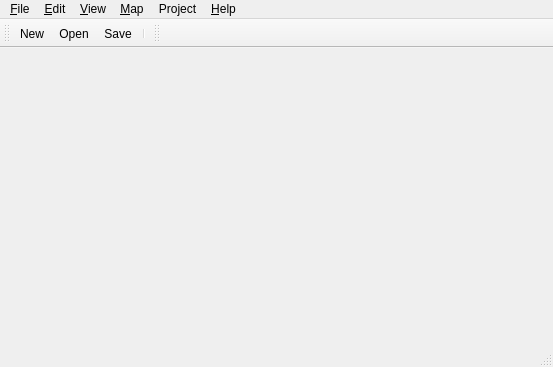
<?xml version="1.0" encoding="UTF-8"?>
<ui version="4.0">
 <class>MainWindow</class>
 <widget class="QMainWindow" name="MainWindow">
  <property name="geometry">
   <rect>
    <x>0</x>
    <y>0</y>
    <width>553</width>
    <height>367</height>
   </rect>
  </property>
  <property name="acceptDrops">
   <bool>true</bool>
  </property>
  <property name="unifiedTitleAndToolBarOnMac">
   <bool>true</bool>
  </property>
  <widget class="QWidget" name="centralWidget">
   <layout class="QVBoxLayout" name="verticalLayout">
    <property name="leftMargin">
     <number>0</number>
    </property>
    <property name="topMargin">
     <number>0</number>
    </property>
    <property name="rightMargin">
     <number>0</number>
    </property>
    <property name="bottomMargin">
     <number>0</number>
    </property>
   </layout>
  </widget>
  <widget class="QMenuBar" name="menuBar">
   <property name="geometry">
    <rect>
     <x>0</x>
     <y>0</y>
     <width>553</width>
     <height>23</height>
    </rect>
   </property>
   <widget class="QMenu" name="menuFile">
    <property name="title">
     <string>&amp;File</string>
    </property>
    <widget class="QMenu" name="menuRecentFiles">
     <property name="title">
      <string>&amp;Recent Files</string>
     </property>
     <property name="icon">
      <iconset resource="tiled.qrc">
       <normaloff>:/images/16x16/document-open-recent.png</normaloff>:/images/16x16/document-open-recent.png</iconset>
     </property>
     <addaction name="actionClearRecentFiles"/>
    </widget>
    <addaction name="actionNew"/>
    <addaction name="actionOpen"/>
    <addaction name="menuRecentFiles"/>
    <addaction name="separator"/>
    <addaction name="actionSave"/>
    <addaction name="actionSaveAs"/>
    <addaction name="actionSaveAll"/>
    <addaction name="actionExport"/>
    <addaction name="actionExportAs"/>
    <addaction name="actionExportAsImage"/>
    <addaction name="actionReload"/>
    <addaction name="separator"/>
    <addaction name="actionClose"/>
    <addaction name="actionCloseAll"/>
    <addaction name="actionQuit"/>
   </widget>
   <widget class="QMenu" name="menuEdit">
    <property name="title">
     <string>&amp;Edit</string>
    </property>
    <addaction name="actionCut"/>
    <addaction name="actionCopy"/>
    <addaction name="actionPaste"/>
    <addaction name="actionDelete"/>
    <addaction name="separator"/>
    <addaction name="actionPreferences"/>
   </widget>
   <widget class="QMenu" name="menuHelp">
    <property name="title">
     <string>&amp;Help</string>
    </property>
    <addaction name="actionBecomePatron"/>
    <addaction name="actionAbout"/>
   </widget>
   <widget class="QMenu" name="menuMap">
    <property name="title">
     <string>&amp;Map</string>
    </property>
    <addaction name="actionNewTileset"/>
    <addaction name="actionAddExternalTileset"/>
    <addaction name="separator"/>
    <addaction name="actionResizeMap"/>
    <addaction name="actionOffsetMap"/>
    <addaction name="separator"/>
    <addaction name="actionMapProperties"/>
    <addaction name="actionAutoMap"/>
   </widget>
   <widget class="QMenu" name="menuView">
    <property name="title">
     <string>&amp;View</string>
    </property>
    <addaction name="actionShowGrid"/>
    <addaction name="actionShowTileObjectOutlines"/>
    <addaction name="actionShowTileAnimations"/>
    <addaction name="actionHighlightCurrentLayer"/>
    <addaction name="separator"/>
    <addaction name="actionSnapToGrid"/>
    <addaction name="actionSnapToFineGrid"/>
    <addaction name="separator"/>
    <addaction name="actionZoomIn"/>
    <addaction name="actionZoomOut"/>
    <addaction name="actionZoomNormal"/>
   </widget>
   <widget class="QMenu" name="menuProject">
    <property name="title">
     <string>Project</string>
    </property>
    <widget class="QMenu" name="menuRecentProjects">
     <property name="title">
      <string>Recent Projects</string>
     </property>
     <property name="icon">
      <iconset resource="tiled.qrc">
       <normaloff>:/images/16x16/document-open-recent.png</normaloff>:/images/16x16/document-open-recent.png</iconset>
     </property>
     <addaction name="actionClearRecentProjects"/>
    </widget>
    <addaction name="actionOpenProject"/>
    <addaction name="menuRecentProjects"/>
    <addaction name="separator"/>
    <addaction name="actionCloseProject"/>
   </widget>
   <addaction name="menuFile"/>
   <addaction name="menuEdit"/>
   <addaction name="menuView"/>
   <addaction name="menuMap"/>
   <addaction name="menuProject"/>
   <addaction name="menuHelp"/>
  </widget>
  <widget class="QToolBar" name="mainToolBar">
   <property name="windowTitle">
    <string>Main Toolbar</string>
   </property>
   <attribute name="toolBarArea">
    <enum>TopToolBarArea</enum>
   </attribute>
   <attribute name="toolBarBreak">
    <bool>false</bool>
   </attribute>
   <addaction name="actionNew"/>
   <addaction name="actionOpen"/>
   <addaction name="actionSave"/>
   <addaction name="separator"/>
  </widget>
  <widget class="QStatusBar" name="statusBar"/>
  <widget class="QToolBar" name="toolsToolBar">
   <property name="windowTitle">
    <string>Tools</string>
   </property>
   <attribute name="toolBarArea">
    <enum>TopToolBarArea</enum>
   </attribute>
   <attribute name="toolBarBreak">
    <bool>false</bool>
   </attribute>
  </widget>
  <action name="actionOpen">
   <property name="icon">
    <iconset resource="tiled.qrc">
     <normaloff>:/images/16x16/document-open.png</normaloff>:/images/16x16/document-open.png</iconset>
   </property>
   <property name="text">
    <string>&amp;Open...</string>
   </property>
  </action>
  <action name="actionSave">
   <property name="icon">
    <iconset resource="tiled.qrc">
     <normaloff>:/images/16x16/document-save.png</normaloff>:/images/16x16/document-save.png</iconset>
   </property>
   <property name="text">
    <string>&amp;Save</string>
   </property>
  </action>
  <action name="actionQuit">
   <property name="icon">
    <iconset resource="tiled.qrc">
     <normaloff>:/images/16x16/application-exit.png</normaloff>:/images/16x16/application-exit.png</iconset>
   </property>
   <property name="text">
    <string>&amp;Quit</string>
   </property>
   <property name="menuRole">
    <enum>QAction::QuitRole</enum>
   </property>
  </action>
  <action name="actionCopy">
   <property name="enabled">
    <bool>false</bool>
   </property>
   <property name="icon">
    <iconset resource="tiled.qrc">
     <normaloff>:/images/16x16/edit-copy.png</normaloff>:/images/16x16/edit-copy.png</iconset>
   </property>
   <property name="text">
    <string>&amp;Copy</string>
   </property>
  </action>
  <action name="actionPaste">
   <property name="enabled">
    <bool>false</bool>
   </property>
   <property name="icon">
    <iconset resource="tiled.qrc">
     <normaloff>:/images/16x16/edit-paste.png</normaloff>:/images/16x16/edit-paste.png</iconset>
   </property>
   <property name="text">
    <string>&amp;Paste</string>
   </property>
  </action>
  <action name="actionAbout">
   <property name="icon">
    <iconset resource="tiled.qrc">
     <normaloff>:/images/16x16/help-about.png</normaloff>:/images/16x16/help-about.png</iconset>
   </property>
   <property name="text">
    <string>&amp;About Tiled</string>
   </property>
   <property name="menuRole">
    <enum>QAction::AboutRole</enum>
   </property>
  </action>
  <action name="actionAboutQt">
   <property name="text">
    <string>About Qt</string>
   </property>
   <property name="menuRole">
    <enum>QAction::AboutQtRole</enum>
   </property>
  </action>
  <action name="actionResizeMap">
   <property name="icon">
    <iconset resource="tiled.qrc">
     <normaloff>:/images/16x16/document-page-setup.png</normaloff>:/images/16x16/document-page-setup.png</iconset>
   </property>
   <property name="text">
    <string>&amp;Resize Map...</string>
   </property>
  </action>
  <action name="actionMapProperties">
   <property name="icon">
    <iconset resource="tiled.qrc">
     <normaloff>:/images/16x16/document-properties.png</normaloff>:/images/16x16/document-properties.png</iconset>
   </property>
   <property name="text">
    <string>Map &amp;Properties</string>
   </property>
  </action>
  <action name="actionAutoMap">
   <property name="text">
    <string>AutoMap</string>
   </property>
   <property name="shortcut">
    <string>A</string>
   </property>
  </action>
  <action name="actionShowGrid">
   <property name="checkable">
    <bool>true</bool>
   </property>
   <property name="text">
    <string>Show &amp;Grid</string>
   </property>
   <property name="shortcut">
    <string>Ctrl+G</string>
   </property>
  </action>
  <action name="actionSaveAs">
   <property name="icon">
    <iconset resource="tiled.qrc">
     <normaloff>:/images/16x16/document-save-as.png</normaloff>:/images/16x16/document-save-as.png</iconset>
   </property>
   <property name="text">
    <string>Save &amp;As...</string>
   </property>
  </action>
  <action name="actionNew">
   <property name="icon">
    <iconset resource="tiled.qrc">
     <normaloff>:/images/16x16/document-new.png</normaloff>:/images/16x16/document-new.png</iconset>
   </property>
   <property name="text">
    <string>&amp;New...</string>
   </property>
  </action>
  <action name="actionNewTileset">
   <property name="icon">
    <iconset resource="tiled.qrc">
     <normaloff>:/images/16x16/document-new.png</normaloff>:/images/16x16/document-new.png</iconset>
   </property>
   <property name="text">
    <string>New &amp;Tileset...</string>
   </property>
  </action>
  <action name="actionClose">
   <property name="icon">
    <iconset resource="tiled.qrc">
     <normaloff>:/images/16x16/window-close.png</normaloff>:/images/16x16/window-close.png</iconset>
   </property>
   <property name="text">
    <string>&amp;Close</string>
   </property>
  </action>
  <action name="actionZoomIn">
   <property name="icon">
    <iconset resource="tiled.qrc">
     <normaloff>:/images/16x16/zoom-in.png</normaloff>:/images/16x16/zoom-in.png</iconset>
   </property>
   <property name="text">
    <string>Zoom In</string>
   </property>
  </action>
  <action name="actionZoomOut">
   <property name="icon">
    <iconset resource="tiled.qrc">
     <normaloff>:/images/16x16/zoom-out.png</normaloff>:/images/16x16/zoom-out.png</iconset>
   </property>
   <property name="text">
    <string>Zoom Out</string>
   </property>
  </action>
  <action name="actionZoomNormal">
   <property name="enabled">
    <bool>false</bool>
   </property>
   <property name="icon">
    <iconset resource="tiled.qrc">
     <normaloff>:/images/16x16/zoom-original.png</normaloff>:/images/16x16/zoom-original.png</iconset>
   </property>
   <property name="text">
    <string>Normal Size</string>
   </property>
   <property name="shortcut">
    <string>Ctrl+0</string>
   </property>
  </action>
  <action name="actionExportAsImage">
   <property name="text">
    <string>Export As &amp;Image...</string>
   </property>
  </action>
  <action name="actionCut">
   <property name="enabled">
    <bool>false</bool>
   </property>
   <property name="icon">
    <iconset resource="tiled.qrc">
     <normaloff>:/images/16x16/edit-cut.png</normaloff>:/images/16x16/edit-cut.png</iconset>
   </property>
   <property name="text">
    <string>Cu&amp;t</string>
   </property>
  </action>
  <action name="actionOffsetMap">
   <property name="text">
    <string>&amp;Offset Map...</string>
   </property>
   <property name="toolTip">
    <string>Offsets everything in a layer</string>
   </property>
  </action>
  <action name="actionPreferences">
   <property name="text">
    <string>Pre&amp;ferences...</string>
   </property>
   <property name="menuRole">
    <enum>QAction::PreferencesRole</enum>
   </property>
  </action>
  <action name="actionClearRecentFiles">
   <property name="icon">
    <iconset resource="tiled.qrc">
     <normaloff>:/images/16x16/edit-clear.png</normaloff>:/images/16x16/edit-clear.png</iconset>
   </property>
   <property name="text">
    <string>Clear Recent Files</string>
   </property>
  </action>
  <action name="actionExportAs">
   <property name="text">
    <string>E&amp;xport As...</string>
   </property>
   <property name="shortcut">
    <string>Ctrl+Shift+E</string>
   </property>
  </action>
  <action name="actionAddExternalTileset">
   <property name="text">
    <string>&amp;Add External Tileset...</string>
   </property>
  </action>
  <action name="actionSnapToGrid">
   <property name="checkable">
    <bool>true</bool>
   </property>
   <property name="text">
    <string>&amp;Snap to Grid</string>
   </property>
  </action>
  <action name="actionCloseAll">
   <property name="text">
    <string>C&amp;lose All</string>
   </property>
   <property name="shortcut">
    <string>Ctrl+Shift+W</string>
   </property>
  </action>
  <action name="actionDelete">
   <property name="enabled">
    <bool>false</bool>
   </property>
   <property name="icon">
    <iconset resource="tiled.qrc">
     <normaloff>:/images/16x16/edit-delete.png</normaloff>:/images/16x16/edit-delete.png</iconset>
   </property>
   <property name="text">
    <string>&amp;Delete</string>
   </property>
   <property name="iconText">
    <string>Delete</string>
   </property>
  </action>
  <action name="actionHighlightCurrentLayer">
   <property name="checkable">
    <bool>true</bool>
   </property>
   <property name="text">
    <string>&amp;Highlight Current Layer</string>
   </property>
   <property name="shortcut">
    <string>H</string>
   </property>
  </action>
  <action name="actionShowTileObjectOutlines">
   <property name="checkable">
    <bool>true</bool>
   </property>
   <property name="text">
    <string>Show Tile Object &amp;Outlines</string>
   </property>
  </action>
  <action name="actionSnapToFineGrid">
   <property name="checkable">
    <bool>true</bool>
   </property>
   <property name="text">
    <string>Snap to &amp;Fine Grid</string>
   </property>
  </action>
  <action name="actionShowTileAnimations">
   <property name="checkable">
    <bool>true</bool>
   </property>
   <property name="text">
    <string>Show Tile Animations</string>
   </property>
  </action>
  <action name="actionReload">
   <property name="text">
    <string>Reload</string>
   </property>
   <property name="shortcut">
    <string>Ctrl+R</string>
   </property>
  </action>
  <action name="actionExport">
   <property name="text">
    <string>&amp;Export</string>
   </property>
   <property name="shortcut">
    <string>Ctrl+E</string>
   </property>
  </action>
  <action name="actionBecomePatron">
   <property name="text">
    <string>Become a Patron</string>
   </property>
  </action>
  <action name="actionSaveAll">
   <property name="text">
    <string>Save All</string>
   </property>
  </action>
  <action name="actionOpenProject">
   <property name="icon">
    <iconset resource="tiled.qrc">
     <normaloff>:/images/16x16/document-open.png</normaloff>:/images/16x16/document-open.png</iconset>
   </property>
   <property name="text">
    <string>Open Project...</string>
   </property>
  </action>
  <action name="actionClearRecentProjects">
   <property name="text">
    <string>Clear Recent Projects</string>
   </property>
  </action>
  <action name="actionCloseProject">
   <property name="icon">
    <iconset resource="tiled.qrc">
     <normaloff>:/images/16x16/window-close.png</normaloff>:/images/16x16/window-close.png</iconset>
   </property>
   <property name="text">
    <string>Close Project</string>
   </property>
  </action>
 </widget>
 <layoutdefault spacing="6" margin="11"/>
 <resources>
  <include location="tiled.qrc"/>
 </resources>
 <connections/>
</ui>
